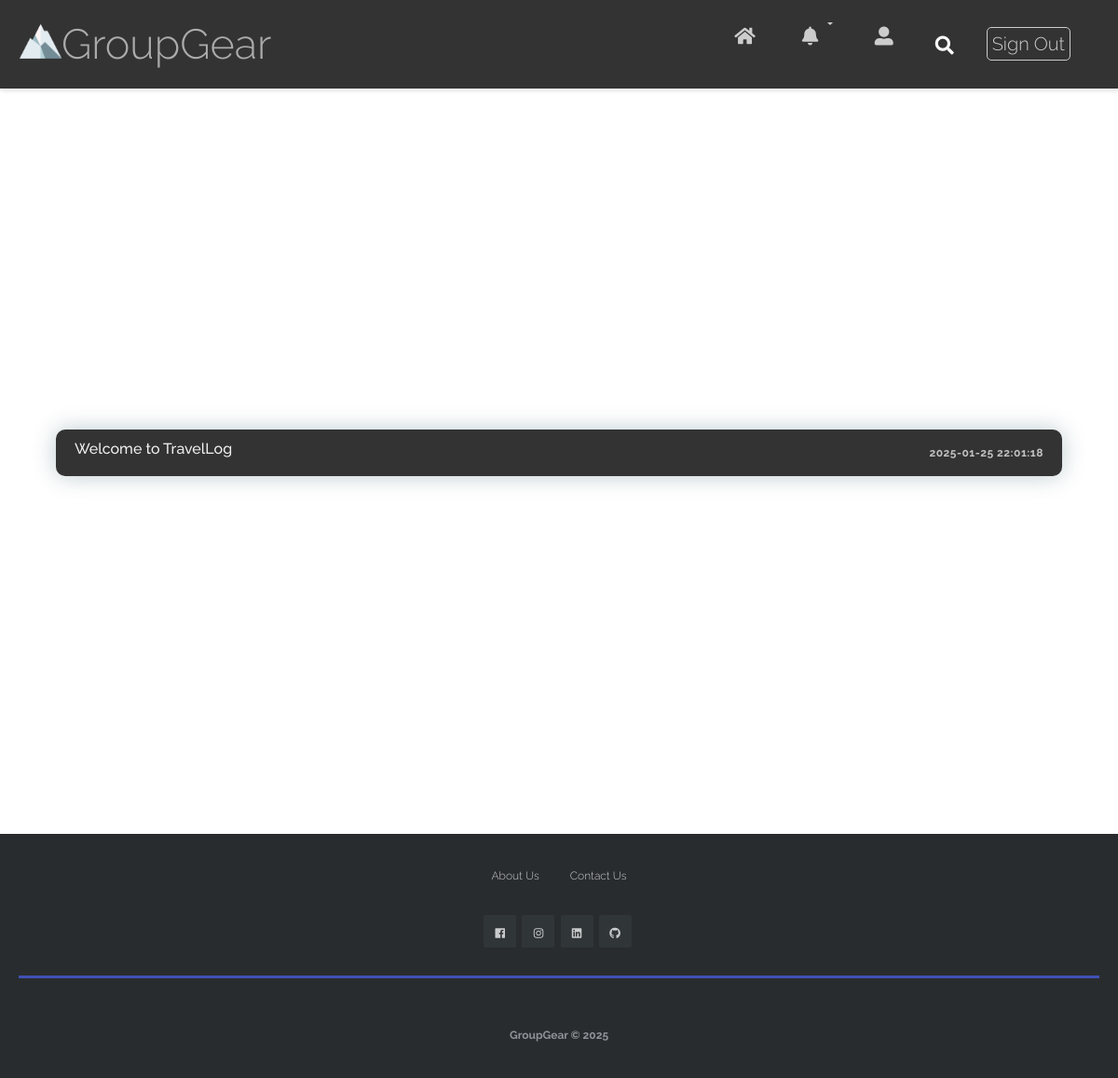
Page /PHP/notification.php (signed in) on the committed database.
### tables this page shows
CREATE TABLE `notifications` (
  `notif_id` int(11) NOT NULL,
  `user_id` int(11) NOT NULL,
  `notification` text NOT NULL,
  `timestamp` datetime NOT NULL DEFAULT current_timestamp()
);

### PHP/notification.php (the view, shortened to what this page needs)
<?php
include "header.php";
?>
<link rel="stylesheet" href="../CSS/notification.css">
<main>
<?php
$id = $_SESSION['userid'];
$sql = "SELECT notification,timestamp FROM notifications WHERE user_id='$id' ORDER BY timestamp DESC LIMIT 5";
$result = $conn->query($sql);
if ($result->num_rows > 0) {
    while ($row = $result->fetch_assoc()) {
        $notif = $row["notification"];
        $ts = $row["timestamp"];
        ?>
        <div class="notification animation" class="notification">
            <h6><?php echo $notif ?></h6>
            <a href="#"><?php echo $ts ?></a>
        </div>
        <br>
        <?php
    }
} else {
    echo "<h3> No notifications! </h3>";
}
?>
</main>
<?php
include "footer.php";
?>

### CSS/header.css (style rules this page uses)
* { margin: 0; padding: 0; font-size: 12px; font-family: "Raleway", sans-serif; }

### CSS/notification.css (style rules this page uses)
html, body { box-sizing: border-box; font-family: 'Raleway', sans-serif; font-weight: 300; font-style: normal; font-size: 1em; line-height: 1.5; color: #ffffffee; scroll-behavior: smooth; }
*, *::before, *::after { box-sizing: inherit; }
main { position: relative; display: flex; justify-content: center; align-items: center; flex-direction: column; width: 100%; height: 100vh; min-height: 400px; }
.notification { position: relative; display: flex; justify-content: space-between; align-items: center; width: 90%; height: 50px; margin: 10px; padding: 0 20px; background-color: #333; border-radius: 10px; box-shadow: 0 0 25px #00384a44; font-weight: 400; }
.notification a { text-decoration: none; color: #ffffffee; font-weight: 700; letter-spacing: .5px; transition: 300ms; }
.animation { animation: FadeIn 4s ease-in-out; }

### CSS/footer.css (style rules this page uses)
a { text-decoration: none; opacity: 0.75; color: #fff; }

### rows in the picture
notifications: notification "Welcome to TravelLog", timestamp "2025-01-25 22:01:18"
